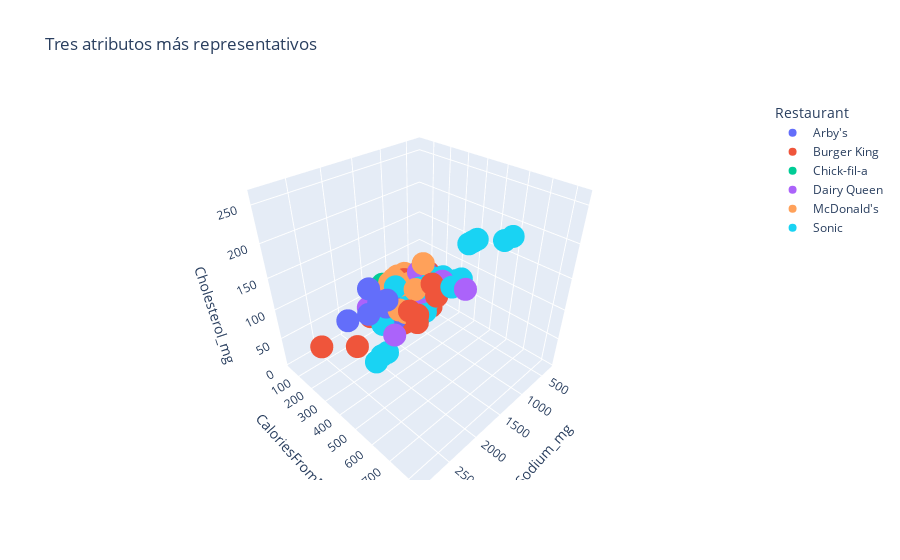

Notebook cell for this chart:
### Markdown cell above
8. Haga un gráfico tridimensional de los datos usando:
- Los tres atributos más representativos.

### Code cell
fig_3D = px.scatter_3d(Hamburguesas, x='Sodium_mg', y='CaloriesFromFat', z='Cholesterol_mg', color='Restaurant',
                        title="Tres atributos más representativos")
fig_3D.show()

### Figure 1 — Plotly figure (JSON) as saved in the notebook; plotly's stock layout.template omitted (floating-point values rounded to 4 significant figures)
{"data": [{"hovertemplate": "Restaurant=Arby's<br>Sodium_mg=%{x}<br>CaloriesFromFat=%{y}<br>Cholesterol_mg=%{z}<extra></extra>", "legendgroup": "Arby's", "marker": {"color": "#636efa", "symbol": "circle"}, "mode": "markers", "name": "Arby's", "scene": "scene", "showlegend": true, "type": "scatter3d", "x": [1230, 920, 1290, 1720, 560, 950, 1870, 1380, 1060, 1610, 1770, 1500, 2200, 1940, 1400, 1710, 990, 970, 1610, 1010, 1260, 2120, 1030, 1140, 980, 1230, 1440, 1760, 1820], "y": [90, 100, 160, 200, 110, 110, 200, 150, 160, 270, 250, 220, 320, 290, 270, 280, 240, 150, 250, 230, 270, 130, 80, 320, 130, 320, 220, 270, 300], "z": [30, 30, 45, 80, 30, 45, 110, 75, 45, 55, 80, 80, 105, 105, 75, 90, 55, 45, 75, 45, 55, 55, 35, 125, 50, 110, 75, 85, 105]}, {"hovertemplate": "Restaurant=Burger King<br>Sodium_mg=%{x}<br>CaloriesFromFat=%{y}<br>Cholesterol_mg=%{z}<extra></extra>", "legendgroup": "Burger King", "marker": {"color": "#EF553B", "symbol": "circle"}, "mode": "markers", "name": "Burger King", "scene": "scene", "showlegend": true, "type": "scatter3d", "x": [1480, 830, 720, 790, 710, 1180, 960, 520, 1080, 490, 580, 1770, 1360, 1030, 1820, 2920, 780, 460, 890, 1530, 310, 760, 940, 1400, 2340, 1390, 870, 1150, 850, 1560, 1100, 1770], "y": [460, 140, 120, 280, 130, 280, 230, 160, 250, 90, 150, 420, 250, 150, 180, 300, 150, 150, 260, 500, 100, 250, 110, 170, 280, 350, 150, 210, 220, 400, 170, 210], "z": [140, 55, 40, 75, 45, 105, 95, 70, 70, 35, 40, 105, 30, 5, 55, 90, 40, 40, 50, 130, 25, 30, 20, 30, 50, 65, 20, 30, 35, 70, 85, 65]}, {"hovertemplate": "Restaurant=Chick-fil-a<br>Sodium_mg=%{x}<br>CaloriesFromFat=%{y}<br>Cholesterol_mg=%{z}<extra></extra>", "legendgroup": "Chick-fil-a", "marker": {"color": "#00cc96", "symbol": "circle"}, "mode": "markers", "name": "Chick-fil-a", "scene": "scene", "showlegend": true, "type": "scatter3d", "x": [1370, 1030, 1230, 1660, 1130, 1410, 990, 1660, 1810], "y": [110, 35, 150, 190, 170, 150, 110, 180, 240], "z": [80, 55, 80, 70, 80, 60, 70, 65, 80]}, {"hovertemplate": "Restaurant=Dairy Queen<br>Sodium_mg=%{x}<br>CaloriesFromFat=%{y}<br>Cholesterol_mg=%{z}<extra></extra>", "legendgroup": "Dairy Queen", "marker": {"color": "#ab63fa", "symbol": "circle"}, "mode": "markers", "name": "Dairy Queen", "scene": "scene", "showlegend": true, "type": "scatter3d", "x": [1610, 1280, 1250, 1020, 820, 930, 1240, 960, 1250, 820, 2160, 870, 1040, 800, 1230, 1950, 1380, 1600], "y": [660, 460, 330, 270, 310, 160, 310, 180, 270, 190, 460, 200, 140, 130, 120, 220, 300, 210], "z": [170, 135, 95, 70, 75, 65, 125, 60, 55, 35, 95, 35, 50, 30, 35, 85, 75, 85]}, {"hovertemplate": "Restaurant=McDonald's<br>Sodium_mg=%{x}<br>CaloriesFromFat=%{y}<br>Cholesterol_mg=%{z}<extra></extra>", "legendgroup": "McDonald's", "marker": {"color": "#FFA15A", "symbol": "circle"}, "mode": "markers", "name": "McDonald's", "scene": "scene", "showlegend": true, "type": "scatter3d", "x": [1250, 1260, 1470, 1720, 1560, 1120, 680, 1040, 980, 750, 770, 1150, 1380, 640, 660, 520, 1030, 830, 920, 980, 990, 1200, 1170, 820, 1030, 1000, 1420, 1250, 1300, 1130, 1200, 1030, 1470, 1300, 1440, 1180, 960, 1190, 930], "y": [180, 220, 360, 340, 230, 210, 140, 260, 130, 110, 220, 210, 380, 170, 120, 80, 210, 150, 170, 240, 200, 260, 210, 80, 150, 90, 270, 150, 260, 140, 200, 80, 300, 180, 260, 280, 250, 230, 170], "z": [50, 65, 115, 90, 110, 85, 45, 75, 35, 40, 70, 80, 155, 40, 40, 25, 80, 35, 65, 70, 45, 70, 55, 65, 90, 75, 70, 90, 60, 80, 45, 65, 65, 80, 105, 105, 85, 90, 45]}, {"hovertemplate": "Restaurant=Sonic<br>Sodium_mg=%{x}<br>CaloriesFromFat=%{y}<br>Cholesterol_mg=%{z}<extra></extra>", "legendgroup": "Sonic", "marker": {"color": "#19d3f3", "symbol": "circle"}, "mode": "markers", "name": "Sonic", "scene": "scene", "showlegend": true, "type": "scatter3d", "x": [1120, 930, 640, 730, 470, 800, 1350, 1350, 860, 760, 790, 1190, 1090, 1120, 1630, 1620, 1520, 1550, 1690, 1410, 1300, 1350, 1120, 1570, 740, 1060, 940, 1890, 1250, 1500, 860, 2160, 2390, 2610, 670, 900, 1120], "y": [380, 330, 150, 220, 200, 250, 350, 530, 340, 430, 330, 380, 480, 380, 830, 680, 780, 680, 680, 130, 130, 130, 350, 270, 220, 300, 180, 290, 190, 270, 150, 410, 460, 510, 140, 190, 240], "z": [120, 100, 35, 55, 40, 60, 110, 140, 100, 110, 100, 120, 130, 120, 260, 235, 245, 235, 235, 10, 10, 10, 80, 110, 35, 45, 80, 65, 45, 80, 45, 55, 75, 90, 55, 70, 90]}], "layout": {"legend": {"title": {"text": "Restaurant"}, "tracegroupgap": 0}, "scene": {"domain": {"x": [0, 1], "y": [0, 1]}, "xaxis": {"title": {"text": "Sodium_mg"}}, "yaxis": {"title": {"text": "CaloriesFromFat"}}, "zaxis": {"title": {"text": "Cholesterol_mg"}}}, "title": {"text": "Tres atributos más representativos"}}}
